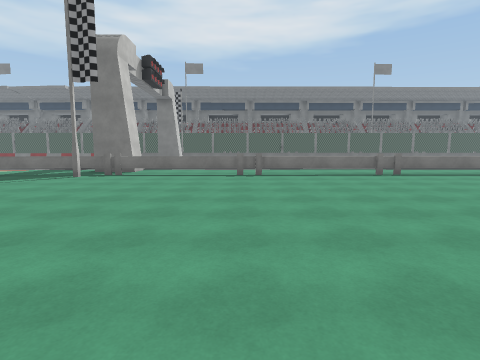
[1] (above)

24 first-person views from a walk through a Unity game level. The camera is 1.5 m above the floor, tilts 6° down and sees 80° across. The floor is counted in squares, 2 m on a side. Each view is taken from the middle of a square. On the plan, view 1 faces up. The plan holds only what a view shows up to about 10 squares ahead; the rest is blank. The place goes on beyond the plan. Some surface patterns are stand-ins.

[2]
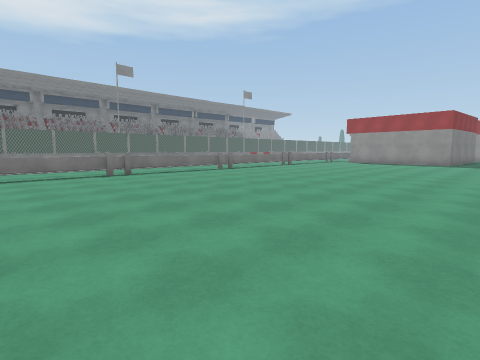

[3]
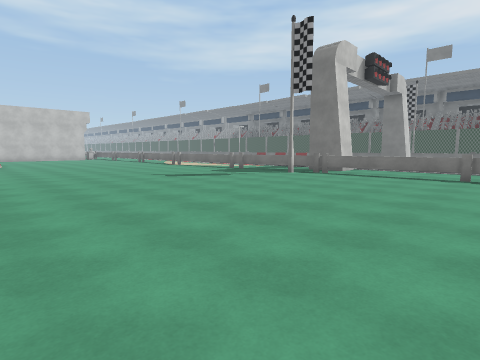

[4]
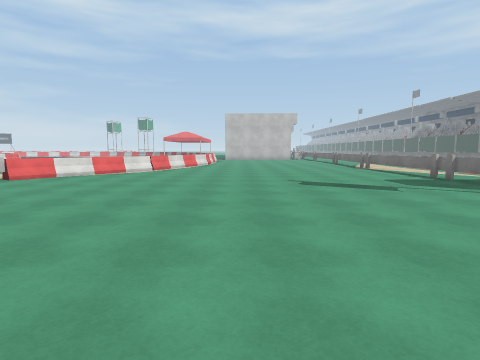

[5]
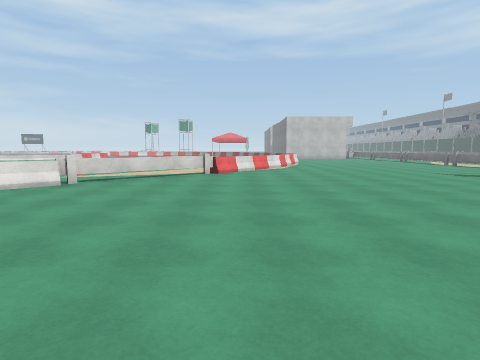

[6]
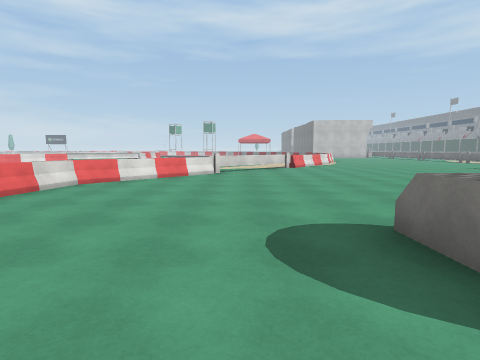

[7]
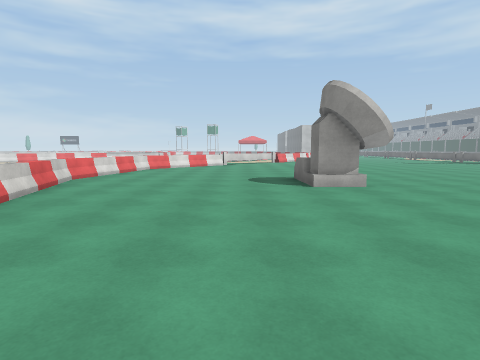

[8]
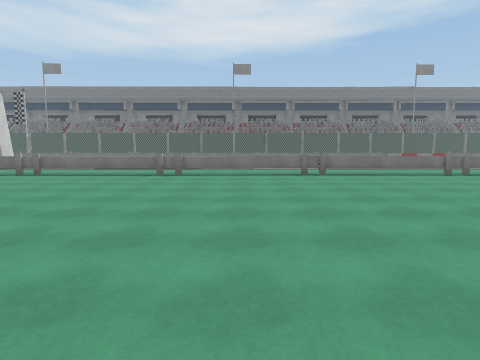

[9]
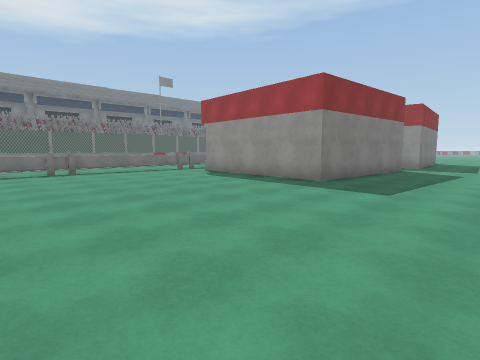

[10]
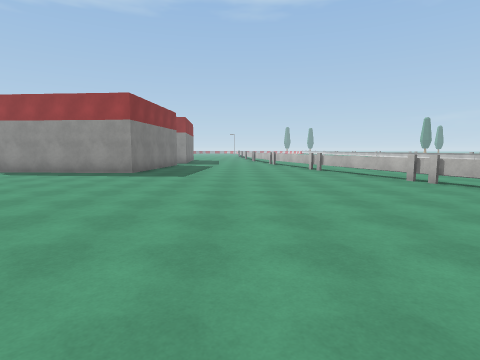

[11]
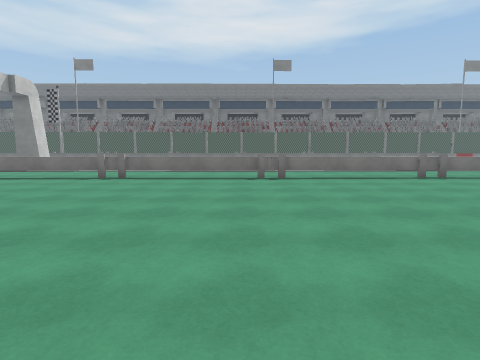

[12]
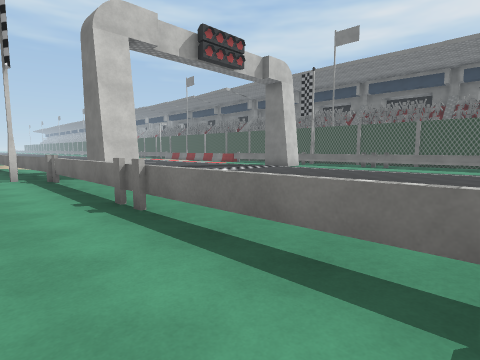

[13]
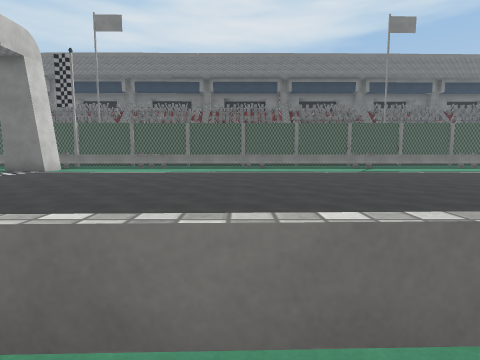

[14]
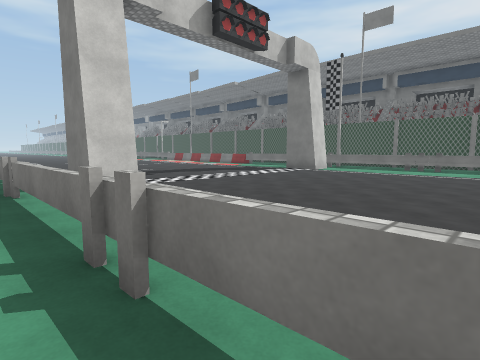

[15]
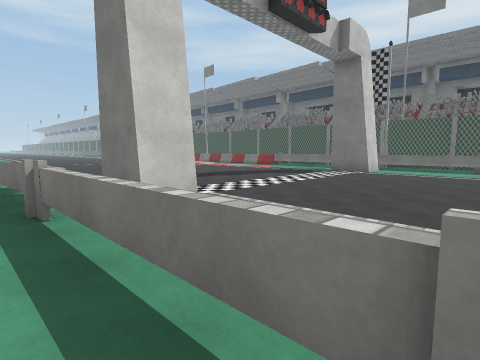

[16]
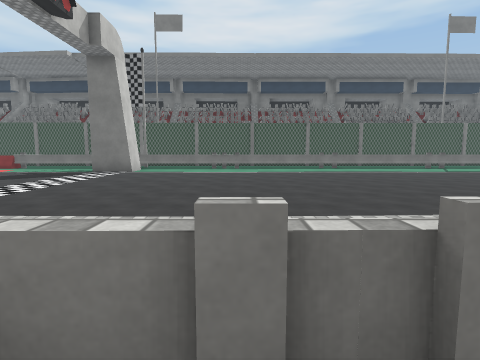

[17]
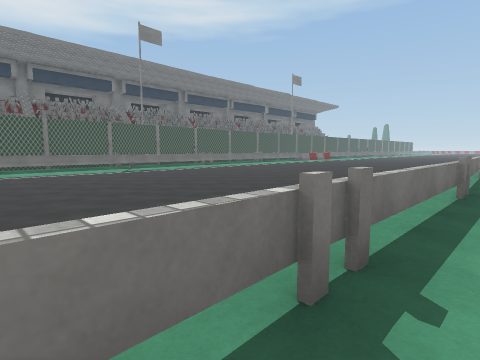

[18]
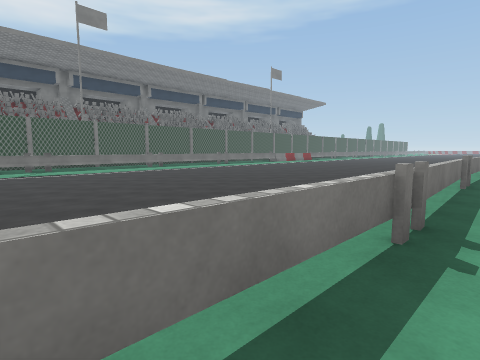

[19]
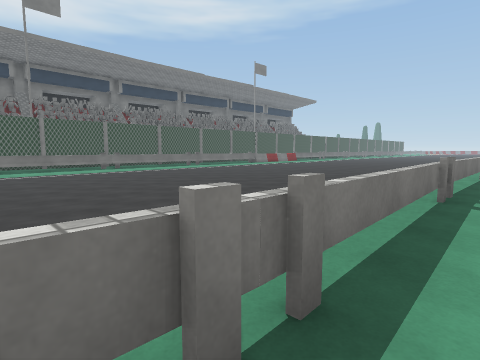

[20]
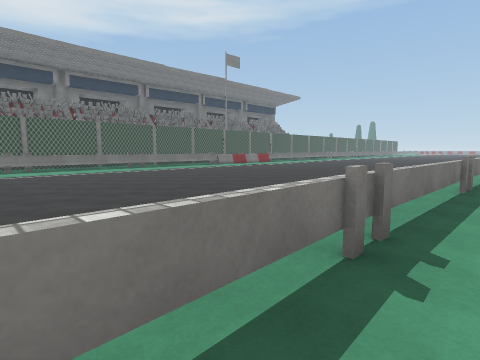

[21]
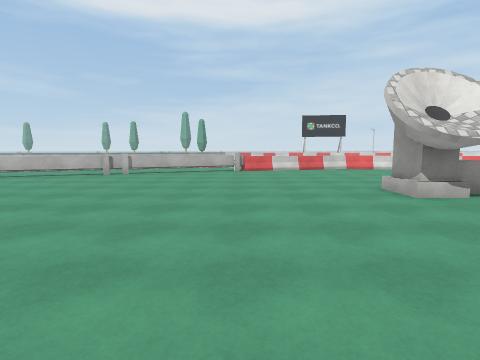

[22]
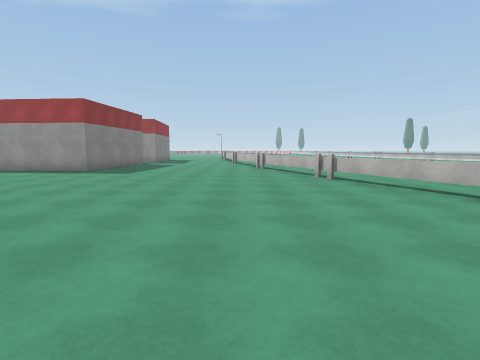

[23]
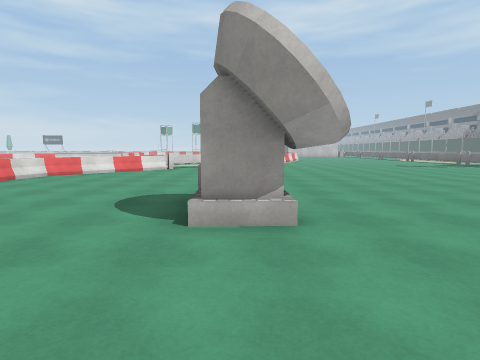

[24]
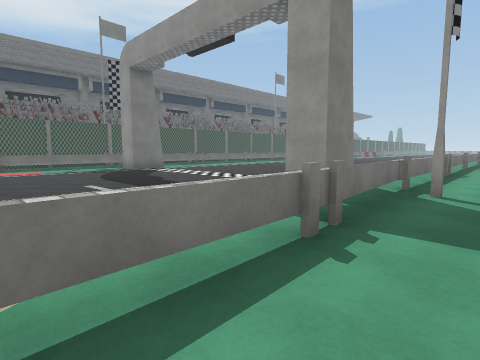

### Floor plan
Key: @ floor where view 1 was taken; # wall or solid block; . floor; = window, fence, low wall or low ledge; ^ raised ledge; T thing the floor can be seen under or through; O other object.
Columns run from 10 left of view 1 to 18 right of it. Each row starts with its distance up from view 1.
 20  OOOOOOOOOOOOO#= ==== =OOOO
 19  ..    ..................
 18  ... ##...................
 17  ..........................
 16  ...........................
 15  ............................
 14  ............................
 13  ............................
 12  .. .........................
 11  .    .....................
 10  ....##......................
  9 .....OO#====================O
  8 ==#O.#.......................
  7 ............................#
  6 ............................#
  5 ............................#
  4 ............................#
  3 ............................#
  2 .............................
  1 .............................
  0 ..........@..................
 -1 =............................
 -2 #==...........O..............
 -3   ==.........OO..............
 -4   .#=.......................=
 -5   ..T=...................===#
 -6   ...T=................==...
 -7    .. ==............===.....
 -8        ==.........==......
 -9         ==^==.===

Where each view was taken, in squares from view 1:
view 1: 0 up, 0 right, facing up
view 2: 0 up, 1 right, facing up-right
view 3: 0 up, 1 right, facing up-left
view 4: 3 up, 0 right, facing left
view 5: 2 down, 2 right, facing left
view 6: 5 down, 5 right, facing left
view 7: 5 down, 10 right, facing left
view 8: 0 up, 11 right, facing up
view 9: 1 down, 11 right, facing up-right
view 10: 1 down, 8 right, facing right
view 11: 1 up, 8 right, facing up
view 12: 7 up, 4 right, facing up-left
view 13: 8 up, 3 right, facing up
view 14: 8 up, 2 right, facing up-left
view 15: 8 up, 0 right, facing up-left
view 16: 8 up, 0 right, facing up
view 17: 8 up, 3 right, facing up-right
view 18: 8 up, 6 right, facing up-right
view 19: 8 up, 8 right, facing up-right
view 20: 8 up, 11 right, facing up-right
view 21: 2 up, 7 right, facing down
view 22: 3 down, 7 right, facing right
view 23: 3 down, 7 right, facing left
view 24: 7 up, 10 left, facing up-right
